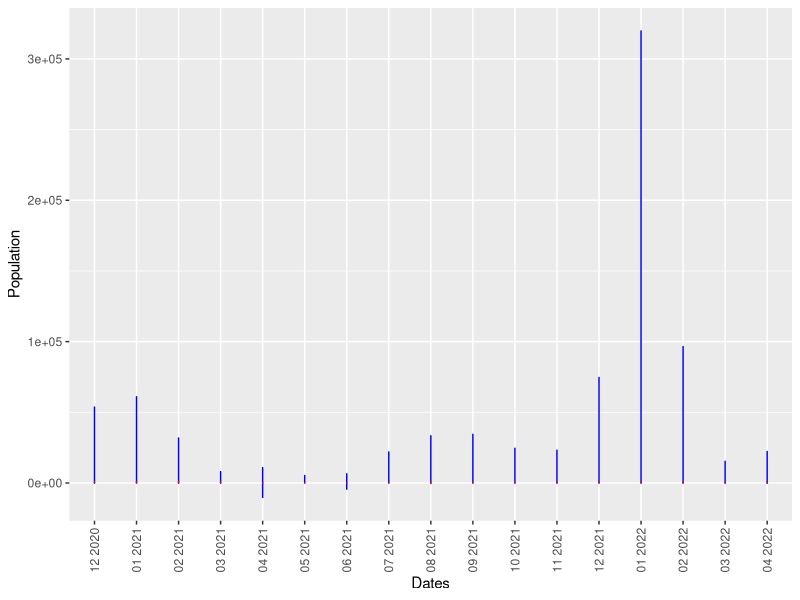
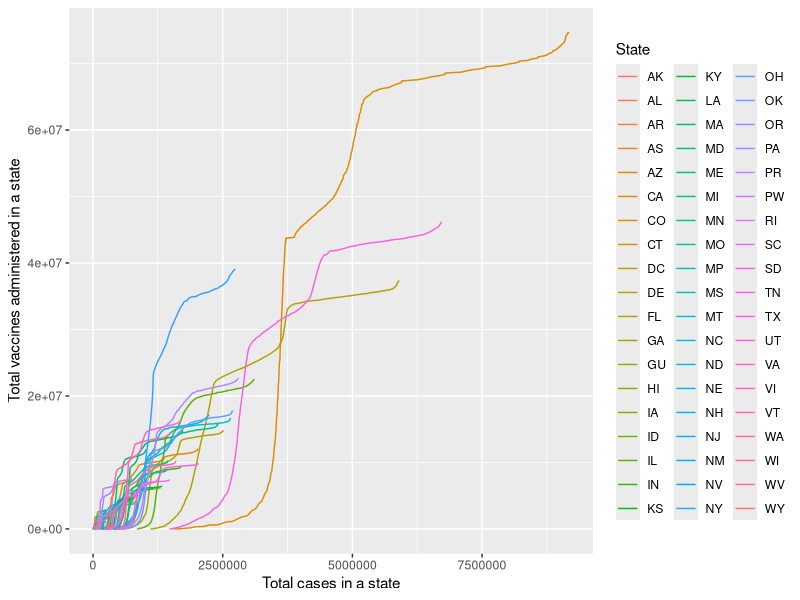
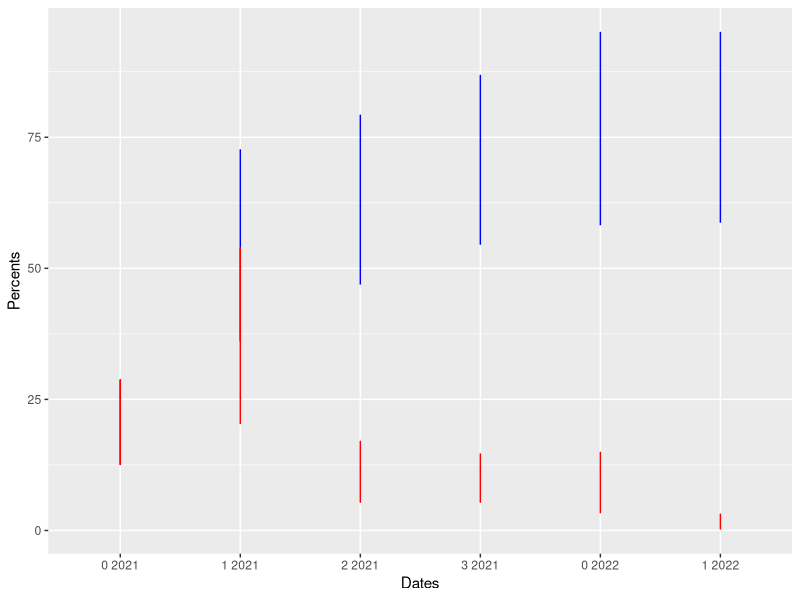
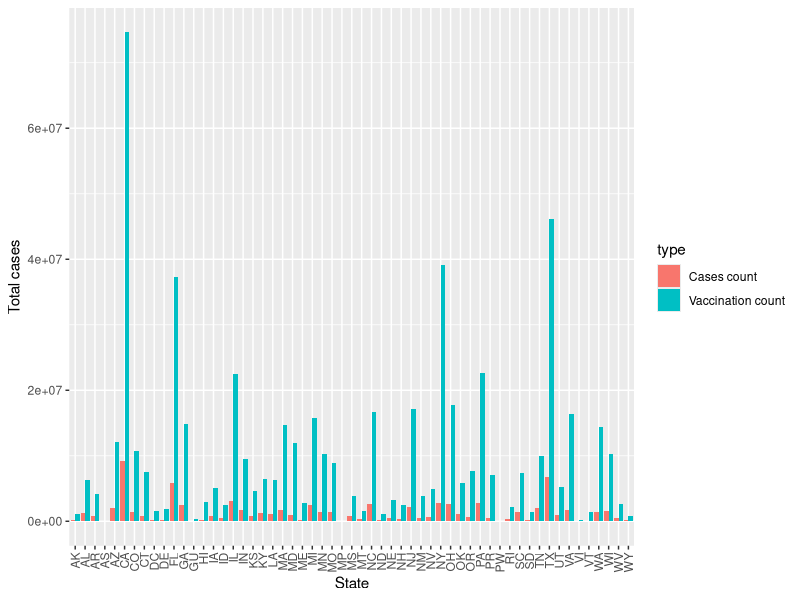

Write R code to recreate these figures, in order.
#### Preamble ####
# Purpose: Creating and testing the model
# Author: Isaac Ng
# Data: April 26, 2022
# Contact: isaac.ng@mail.utoronto.ca

#### Tables used in the data section ####
# necessary libraries
library(forcats)
library(dplyr)
library(haven)
library(tidyverse)
library(here)

# read in the data from models and the cleaning of data
data <- read_csv(here::here("inputs/data/final_dataset.csv"))
raw_data <- read_csv(here::here("inputs/data/raw_totals.csv"))

# add a new column which combines the dates into one that is easy to read
data["s_y"] <- paste(data$Season, data$Y_lead, sep = " ")
raw_data["m_y"] <- paste(raw_data$M, raw_data$Y, sep = " ")
raw_data <- raw_data |>
  arrange(M) |>
  arrange(Y)

# first graph comparing the percentage and percent change in population with a first vaccination dose
graph_first_vacs_over_time <- 
  data |>
  ggplot() + 
  geom_line(data = data, aes(x = fct_inorder(s_y), y = Administered_Dose1_Pop_Pct), color = "blue") +
  geom_line(data = data, aes(x = fct_inorder(s_y), y = change_in_perc_first), color = "red") +
  xlab('Dates') +
  ylab('Percents')

# second graph comparing number of new cases and number of new deaths
graph_cases_deaths_over_time <- 
  raw_data |>
  ggplot() + 
  geom_line(data = raw_data, aes(x = fct_inorder(m_y), y = new_case), color = "blue") +
  geom_line(data = raw_data, aes(x = fct_inorder(m_y), y = new_death), color = "red") +
  xlab('Dates') +
  ylab('Population') + 
  theme(axis.text.x = element_text(angle = 90, vjust = 0.5, hjust=1))

# aggregating by state
total_cases_by_state <- aggregate(cbind(tot_cases, Administered_Cumulative) ~ State, max, data = raw_data)

# intermediate steps to help the bar graph next
int_step <- data.frame(total_cases_by_state$tot_cases, total_cases_by_state$State)
int_step["type"] <- "Cases count"
colnames(int_step) = c("value","State","type")
int_step2 <- data.frame(total_cases_by_state$Administered_Cumulative, total_cases_by_state$State)
int_step2["type"] <- "Vaccination count"
colnames(int_step2) = c("value","State","type")

# the combined data (written so that it can be used in the RMD file)
combined <- int_step |>
  full_join(int_step2)
write_csv(combined, "inputs/data/combined.csv")

# third graph with the total number of cases and total number of vaccinated people by state
graph_total_cases_by_state <- combined |>
  ggplot(aes(x = State, y = value, fill= type)) + 
  geom_bar(stat="identity", position=position_dodge()) +
  theme(axis.text.x = element_text(angle = 90, vjust = 0.5, hjust=1)) +
  ylab('Total cases') +
  xlab('State')

# fourth graph comparing cases to vaccinations
graph_cases_to_vacs <- data |>
  ggplot() + 
  geom_line(data = raw_data, aes(x = tot_cases, y = Administered_Cumulative, colour = State)) +
  xlab('Total cases in a state') +
  ylab('Total vaccines administered in a state')
